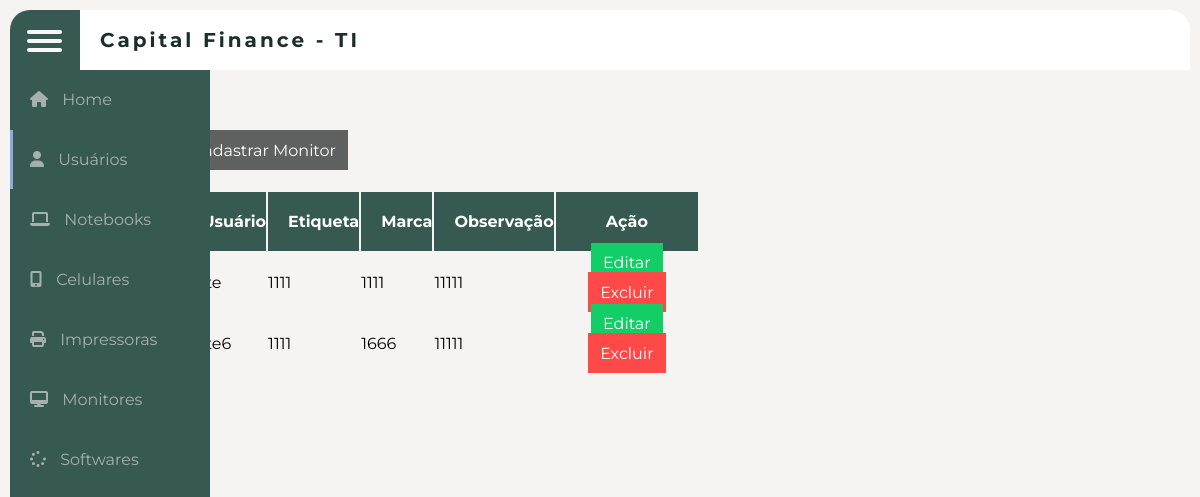
Screenshot of /monitores with the database file from the repository.
### app.py (models this page shows, shortened)
class cadastro_monitor(db.Model):
    __tablename__="monitor"
    id = db.Column(db.Integer, primary_key = True)
    usuario = db.Column(db.String(100), nullable=False)
    etiqueta = db.Column(db.Integer)
    marca = db.Column(db.String(100))
    observacao = db.Column(db.String(100))

### app.py (the view, shortened to what this page needs)
@app.route("/monitores", methods=["POST", "GET"])
def monitores():
    monit = cadastro_monitor.query.all()
    return render_template("monitor.html", monit=monit)

### templates/monitor.html (shortened to what this page needs)
{%extends "index.html"%}
{%block conteudo%}
    <link rel="stylesheet" href="../static/css/monitor.css">
<form action="{{url_for('monitores')}}" method="POST">
<body>
    <main>
        <button type="button" class="button blue" id="cadastrarColab">Cadastrar Monitor</button>
        <table class="records">
            <thead>
                <tr>
                    <th>Usuário</th>
                    <th>Etiqueta</th>
                    <th>Marca</th>
                    <th>Observação</th>
                    <th>Ação</th>
                </tr>
            </thead>
            <tbody>
                {%for monitor in monit%}
                <tr>
                    <td>{{monitor.usuario}}</td>
                    <td>{{monitor.etiqueta}}</td>
                    <td>{{monitor.marca}}</td>
                    <td>{{monitor.observacao}}</td>
                    <td>
                        <a href="/editar_monitor/{{monitor.id}}"><button type="button" class="button green">Editar</button></a>
                        <a href="/remover_monitores/{{monitor.id}}"><button type="button"  class="button red">Excluir</button></a>
                    </td>
                </tr>
                {%endfor%}
            </tbody>
        </table>
    </main>
</body>
</form>
{%endblock conteudo%}

### static/css/style.css (style rules this page uses)
* { margin: 0; list-style: none; padding: 0; text-decoration: none; box-sizing: border-box; font-family: 'Montserrat', sans-serif; }
body, html { height: 100%; background: rgb(246, 243, 243); }

### static/css/monitor.css (style rules this page uses)
* { padding: 0; margin: 0; box-sizing: border-box; }
:root { --primary-color: #1b2e2a; --secundary-color: #FFF1CC; --shadow-color: #CCC; --text-color: #FFF; }
body { min-height: 100vh; display: flex; flex-direction: column; font-family: 'karla', sans-serif; position: relative; }
main { flex-grow: 1; display: flex; flex-direction: column; align-items: flex-start; width: 60%; height: 500px; margin: 5vh auto; margin-right: 400px; padding: 170px 100px; gap: 20px; }
.button { border-style: none; height: 40px; margin-top: -100px; padding: 6px 12px; background-color: rgb(18, 51, 14); color: white; font-size: 1rem; cursor: pointer; transition: box-shadow .6s ease; }
.button.blue { background-color: #5f6160; }
.button.green { background-color: #13ce66; }
.button.red { background-color: #ff4949; }
.records { width: 100%; user-select: none; text-align: left; }
.records th { height: 50px; background-color: #365a52; color: white; padding: 20px 0px 20px 20px; font-size: 1rem; }
.records td { height: 50px; }
.records th:last-child, .records td:last-child { padding: 0; min-width: 140px; text-align: center; }

### rows the page displays
cadastro_monitor: etiqueta "1111", marca "1111", observacao "11111"
cadastro_monitor: etiqueta "1111", marca "1666", observacao "11111"
